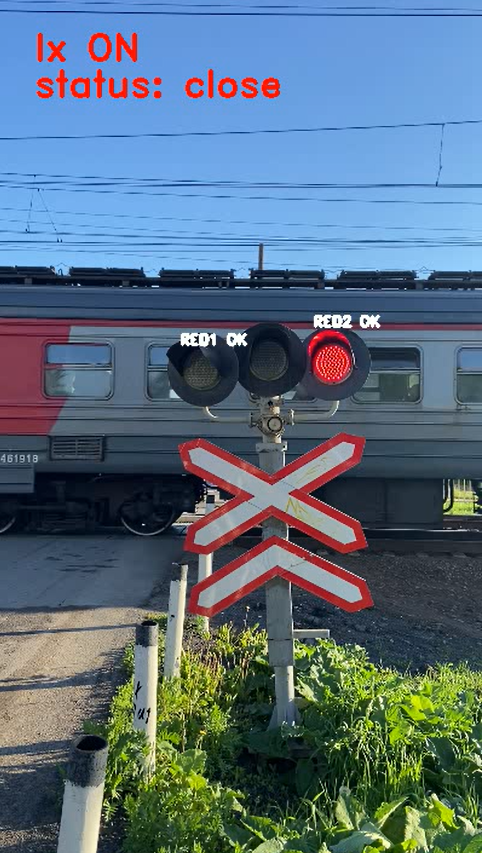
#> input picture images/signal_lx_close.png, 482 x 853 px, given in place of signal_lx.MOV, which was not available
$ python 'Сontrol_signal_lx.py'
#> lines starting #> are read from the running program, lines starting #| are printed output that depends on the picture; after the words box and inside, x2 and y2 are one past the last pixel; in counts of white or black regions, pixels touching at a corner belong together; pictures that were not available may be replaced by others from this repository, and a replacement may not be noted
import cv2
import numpy as np
import time


# Константы
RED = (0, 0, 255)
WHITE = (255, 255, 255)
FONT = cv2.FONT_HERSHEY_DUPLEX

# Переменные
alert = 1
delay_red1 = 0
delay_red2 = 0
delay_white = 0
work_red1 = 0
work_red2 = 0
work_white = 0
standby_red1 = 0

# Инициализация камеры, в данном случае видео переезда
cap = cv2.VideoCapture('./videos/signal_lx.MOV')
fourcc = cv2.VideoWriter_fourcc(*'FMP4')
out = cv2.VideoWriter('./results/ControlSignalLX.avi',fourcc, 20.0, (400, 711))

while True:
    ret, frame = cap.read()
#> frame is the input picture: shape (853, 482, 3); mean B, G, R 125.3, 109.6, 89.2
    res_img = cv2.resize(frame, (400, 711), cv2.INTER_NEAREST)

    # Выделение огней светофора
    crop_img = frame[650:900, 360:850]
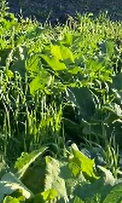
#> crop_img: shape (203, 122, 3); mean B, G, R 54.6, 116.7, 88.5
    img_red = np.zeros(crop_img.shape[:2], dtype='uint8')
    img_white = np.zeros(crop_img.shape[:2], dtype='uint8')
    circle_red1 = cv2.circle(img_red.copy(), (105, 160), 50, 255, -1)
    circle_red2 = cv2.circle(img_red.copy(), (400, 150), 50, 255, -1)
    circle_white = cv2.circle(img_white.copy(), (260, 130), 50, 255, -1)
    img_red1 = cv2.bitwise_and(crop_img, crop_img, mask=circle_red1)
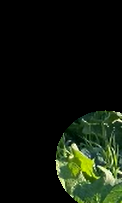
#> img_red1: shape (203, 122, 3); mean B, G, R 11.3, 22.4, 15.9
    img_red2 = cv2.bitwise_and(crop_img, crop_img, mask=circle_red2)
#> img_red2: shape (203, 122, 3); every value is 0
    img_white = cv2.bitwise_and(crop_img, crop_img, mask=circle_white)
    cv2.imshow("red signal1", img_red1)
    cv2.imshow("red signal2", img_red2)
    cv2.imshow("white signal", img_white)

    # Выделение контуров огней
    img_red1= cv2.medianBlur(img_red1,7)
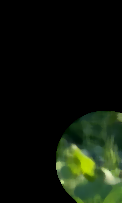
#> img_red1: shape (203, 122, 3); mean B, G, R 9.8, 21, 14.5
    img_red2= cv2.medianBlur(img_red2,7)
    hsv_red1 = cv2.cvtColor(img_red1, cv2.COLOR_BGR2HSV)
#> hsv_red1: shape (203, 122, 3); mean H, S, V 11.5, 30.3, 21
    hsv_red2 = cv2.cvtColor(img_red2, cv2.COLOR_BGR2HSV)
    hsv_white = cv2.cvtColor(img_white, cv2.COLOR_BGR2HSV)
    lower_red = np.array([0, 85, 50], dtype = "uint8")
    upper_red = np.array([60, 255, 255], dtype = "uint8")
    lower_violet = np.array([165, 85, 110], dtype = "uint8")
    upper_violet = np.array([180, 255, 255], dtype = "uint8")

    # Маска для первого красного огня
    red1_mask_orange = cv2.inRange(hsv_red1, lower_red, upper_red)        #применяем маску по цвету
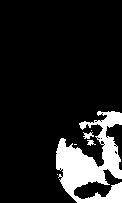
#> red1_mask_orange: shape (203, 122); 12.9% white; 6 white regions (3 under 20 px), largest, box (x1, y1, x2, y2) and area: (56, 111, 122, 203) 3109, (83, 132, 94, 139) 45, (87, 140, 96, 146) 30
    red1_mask_violet = cv2.inRange(hsv_red1, lower_violet, upper_violet)  #для красного таких 2
#> red1_mask_violet: shape (203, 122); every value is 0
    red1_mask_full = red1_mask_orange + red1_mask_violet #полная масква предствавляет из себя сумму

    # Маска для второго красного огня
    red2_mask_orange = cv2.inRange(hsv_red2, lower_red, upper_red)        #применяем маску по цвету
    red2_mask_violet = cv2.inRange(hsv_red2, lower_violet, upper_violet)  #для красного таких 2
    red2_mask_full = red2_mask_orange + red2_mask_violet #полная масква предствавляет из себя сумму

    # Маска для белого огня
    lower_white = np.array([0, 0, 190], dtype = "uint8")
    upper_white = np.array([255, 27, 255], dtype = "uint8")
    white_mask = cv2.inRange(hsv_white, lower_white, upper_white)

    # Определение горения первого красного огня
    moments = cv2.moments(red1_mask_full, 1)
#> moments = moments, m00 3189, centre m10/m00, m01/m00 = (91.13, 162.5)
    dM01 = moments['m01']
#> dM01 = 518119
    dM10 = moments['m10']
#> dM10 = 290614
    dArea = moments['m00']
#> dArea = 3189
    if dArea > 1000 and alert == 1:
        x = int(dM10 / dArea)
#> x = 91
        y = int(dM01 / dArea)
#> y = 162
        delay_red1 = time.time()
    work_red1 = time.time() - delay_red1
    if  0 <= work_red1 < 0.4 and alert == 1:
        cv2.putText(crop_img, 'RED1 OK', (50, 100), FONT, 1, (100, 100, 255), 2)
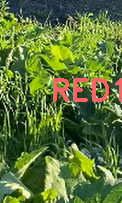
#> crop_img: shape (203, 122, 3); mean B, G, R 55.9, 116.5, 94
        cv2.putText(res_img, 'RED1 OK', (150, 285), FONT, 0.4 , (WHITE), 2)
    cv2.imshow('result_red1', red1_mask_full)
    if work_red1 > 4 and alert == 1:
        cv2.putText(res_img, 'RED1 BROKEN', (100, 285), FONT, 0.4 , (WHITE), 2)
        cv2.putText(res_img, 'WARNING!', (100, 200), FONT, 1.5 , (RED), 2)

    # Определение горения второго красного огня
    moments = cv2.moments(red2_mask_full, 1)
#> moments = moments, m00 0
    dM01 = moments['m01']
#> dM01 = 0
    dM10 = moments['m10']
#> dM10 = 0
    dArea = moments['m00']
#> dArea = 0
    if dArea > 1000 and alert == 1:
        x = int(dM10 / dArea)
        y = int(dM01 / dArea)
        delay_red2 = time.time()
    work_red2 = time.time() - delay_red2
    if  0 <= work_red2 < 0.4 and alert == 1:
        cv2.putText(crop_img, 'RED2 OK', (150, 100), FONT, 1, (100, 100, 255), 2)
        cv2.putText(res_img, 'RED2 OK', (260, 270), FONT, 0.4 , (WHITE), 2)
    cv2.imshow('result_red2', red2_mask_full)
    if work_red2 > 4 and alert == 1:
        cv2.putText(res_img, 'RED2 BROKEN', (260, 270), FONT, 0.4 , (WHITE), 2)
        cv2.putText(res_img, 'WARNING!', (100, 200), FONT, 1.5 , (RED), 2)

    # Определение горения белого огня
    moments_white = cv2.moments(white_mask, 1)
#> moments_white = moments, m00 0
    dM01 = moments_white['m01']
    dM10 = moments_white['m10']
    dArea = moments_white['m00']
    if dArea > 800 and alert == 0:
        x = int(dM10 / dArea)
        y = int(dM01 / dArea)
        delay_white = time.time()
    work_white = time.time() - delay_white
    if  0 <= work_white < 1 and alert == 0:
        cv2.putText(crop_img, 'WHITE OK', (x+50, y+50), FONT, 0.4, (WHITE), 2)
        cv2.putText(res_img, 'WHITE OK', (150, 300), FONT, 0.4, (WHITE), 2)
    cv2.imshow('result_white', white_mask)
    if work_white > 5 and alert == 0:
        cv2.putText(res_img, 'WHITE BROKEN', (150, 300), FONT, 0.4 , (WHITE), 2)
        cv2.putText(res_img, 'WARNING!', (100, 200), FONT, 1.5 , (RED), 2)

    # Управление режимом извещения (клавиша 'z'), возможно получение извещения от контакта реле
    if cv2.waitKey(1) & 0xFF == ord('z'):
#> (key q is pressed here)
        if alert == 0:
            alert = 1
            COLOR_PEREEZD = RED
            print('Alert: ', alert)
            start_izv = time.time()
        else:
            alert = 0
            work_white = 0
            COLOR_PEREEZD = (102, 217, 255)
            print('Alert: ', alert)

    if alert == 0:
        cv2.putText(res_img, 'lx OFF', (30, 50), FONT, 1, (0, 255, 0), 2)
        cv2.putText(res_img, 'status: open', (30, 80), FONT, 1, (0, 255, 0), 1)
    else:
        cv2.putText(res_img, 'lx ON', (30, 50), FONT, 1, (0, 0, 255), 2)
        cv2.putText(res_img, 'status: close', (30, 80), FONT, 1, (0, 0, 255), 2)
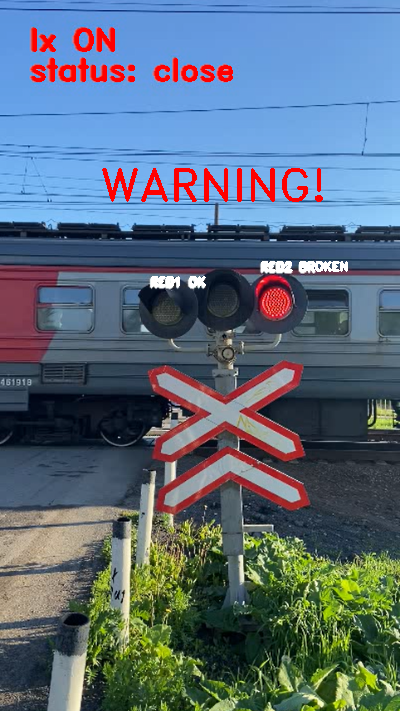
#> res_img: shape (711, 400, 3); mean B, G, R 122.7, 107.6, 91.2

    # Выход по клавише 'q'
    if cv2.waitKey(1) & 0xFF == ord('q'):
#> (key q is pressed here)
        break

    out.write(res_img)
    cv2.imshow('video feed', res_img)

cap.release()
out.release()
cv2.destroyAllWindows()

$ run again, on images/signal_lx_open.png
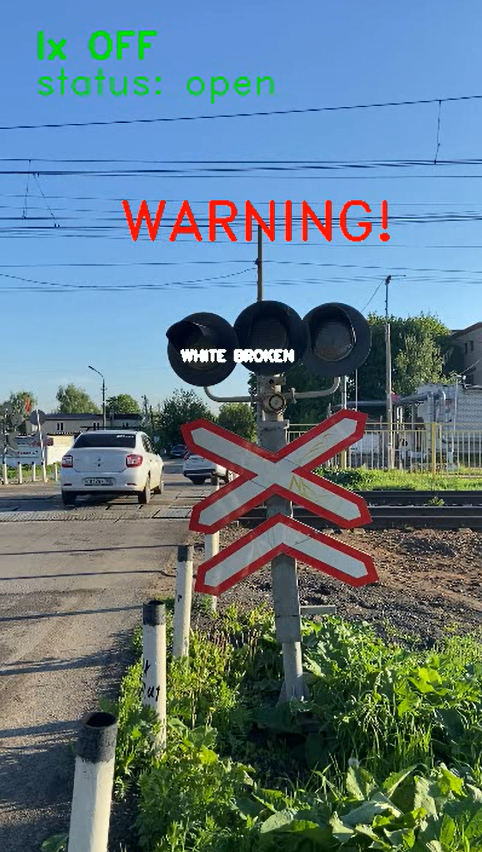
#> input picture images/signal_lx_open.png, 482 x 852 px, given in place of signal_lx.MOV, which was not available
#> frame is the input picture: shape (852, 482, 3); mean B, G, R 132.2, 121.8, 98.3
#> img_red2: shape (202, 122, 3); every value is 0
#> hsv_red1: shape (202, 122, 3); mean H, S, V 9.9, 33.8, 25.3
#> `red1_mask_orange = cv2.inRange(hsv_red1, lower_red, upper_red)`:
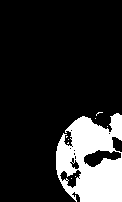
#> red1_mask_orange: shape (202, 122); 16.7% white; 9 white regions (8 under 20 px), largest, box (x1, y1, x2, y2) and area: (56, 113, 122, 202) 4091
#> red1_mask_violet: shape (202, 122); every value is 0
#> `moments = cv2.moments(red1_mask_full, 1)`: moments = moments, m00 4111, centre m10/m00, m01/m00 = (91.36, 160.4)
#> `dM01 = moments['m01']`: dM01 = 659513
#> `dM10 = moments['m10']`: dM10 = 375571
#> `dArea = moments['m00']`: dArea = 4111
#> x = 91
#> y = 160
#> `moments = cv2.moments(red2_mask_full, 1)`: moments = moments, m00 0
#> `dM01 = moments['m01']`: dM01 = 0
#> moments_white = moments, m00 0
#> `cv2.putText(res_img, 'status: close', (30, 80), FONT, 1, (0, 0, 255), 2)`:
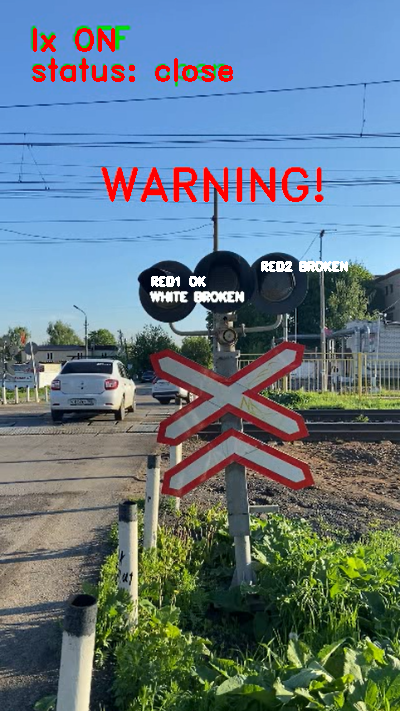
#> res_img: shape (711, 400, 3); mean B, G, R 131.4, 120.6, 100.8
